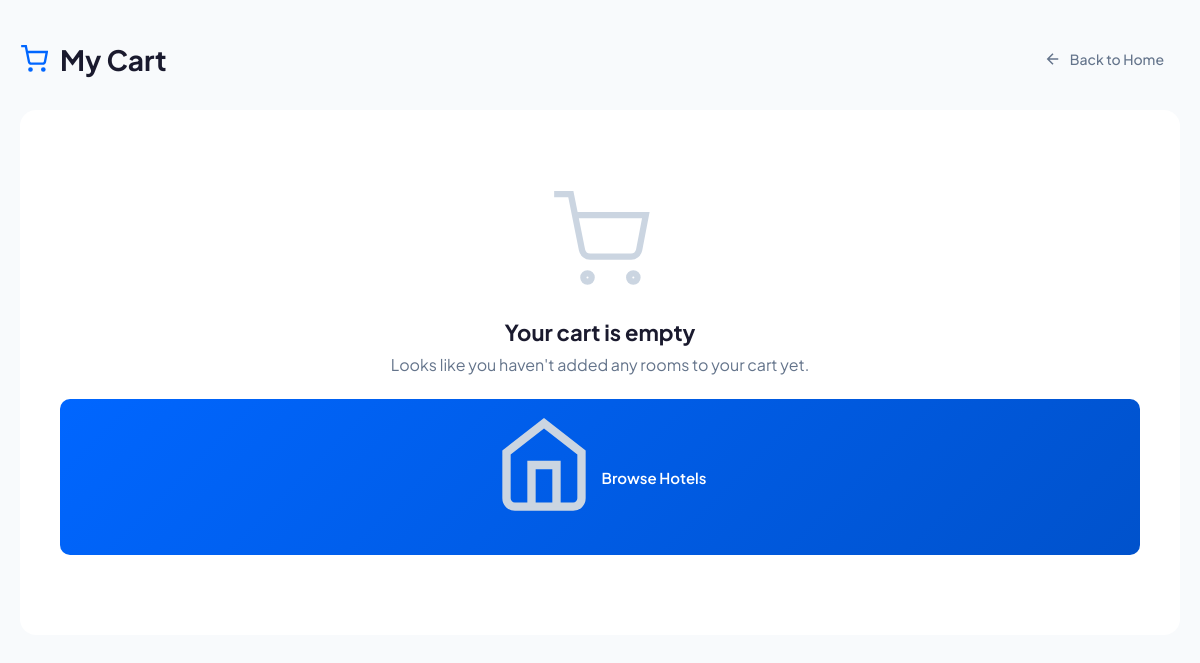
The page /php/cart.php (signed in) on the database as committed earlier.
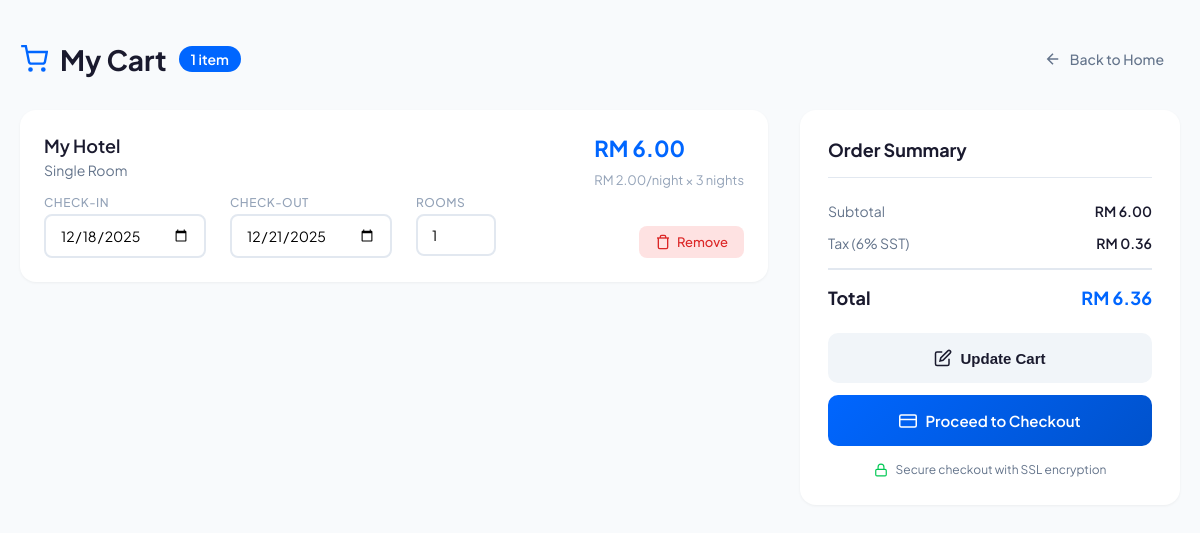
The same page on the database as committed later.
### tables this page shows
CREATE TABLE `booking` (
  `BookingID` int(11) NOT NULL,
  `HotelID` int(11) DEFAULT NULL,
  `RoomType` varchar(50) DEFAULT NULL,
  `TenantID` int(11) DEFAULT NULL,
  `CheckInDate` date DEFAULT NULL,
  `CheckOutDate` date DEFAULT NULL,
  `RoomQuantity` int(11) DEFAULT NULL,
  `BookingDate` timestamp NOT NULL DEFAULT current_timestamp()
);

CREATE TABLE `hotel` (
  `HotelID` int(11) NOT NULL,
  `HotelName` varchar(100) DEFAULT NULL,
  `Description` varchar(255) DEFAULT NULL,
  `Address` varchar(255) DEFAULT NULL,
  `City` varchar(50) DEFAULT NULL,
  `Country` varchar(50) DEFAULT NULL,
  `NumRooms` int(11) DEFAULT NULL,
  `Category` varchar(50) DEFAULT NULL,
  `StarRating` int(11) DEFAULT NULL,
  `ImagePath` varchar(255) DEFAULT NULL
);

CREATE TABLE `room` (
  `RoomID` int(11) NOT NULL,
  `HotelID` int(11) DEFAULT NULL,
  `TenantID` int(11) DEFAULT NULL,
  `RoomType` varchar(50) DEFAULT NULL,
  `RoomPrice` decimal(10,2) DEFAULT NULL,
  `RoomDesc` text DEFAULT NULL,
  `RoomImage` varchar(255) DEFAULT NULL,
  `RoomStatus` varchar(20) DEFAULT NULL,
  `Capacity` int(11) DEFAULT NULL,
  `RoomQuantity` int(11) DEFAULT 1
);

### php/cart.php (the view, shortened to what this page needs)
<?php
include 'db_hotel.php';
$tenant_id = $_SESSION['tenant_id'] ?? null;
$sql = "
    SELECT
        b.BookingID, b.HotelID, b.RoomType, b.CheckInDate, b.CheckOutDate, b.RoomQuantity, b.BookingDate,
        h.HotelName, r.RoomPrice
    FROM booking b
    JOIN hotel h ON b.HotelID = h.HotelID
    JOIN room r ON r.HotelID = b.HotelID AND r.RoomType = b.RoomType
    WHERE b.TenantID = ?
    ORDER BY b.BookingDate DESC
";
$stmt = $conn->prepare($sql);
$stmt->bind_param("i", $tenant_id);
$stmt->execute();
$result = $stmt->get_result();
?>
<!DOCTYPE html>
<html lang="en">
<head>
    <link rel="stylesheet" href="/Hotel_Booking_System/css/home.css">
</head>
<body>
    <div class="container">
        <div class="page-header">
            <h1>
                <svg width="28" height="28" viewBox="0 0 24 24" fill="none" stroke="currentColor" stroke-width="2">
                    <circle cx="9" cy="21" r="1"/>
                    <circle cx="20" cy="21" r="1"/>
                    <path d="M1 1h4l2.68 13.39a2 2 0 0 0 2 1.61h9.72a2 2 0 0 0 2-1.61L23 6H6"/>
                </svg>
                My Cart
                <?php if ($result->num_rows > 0): ?>
                    <span class="cart-count"><?php echo $result->num_rows; ?> item<?php echo $result->num_rows > 1 ? 's' : ''; ?></span>
                <?php endif; ?>
            </h1>
            <a href="/index.php" class="back-link">
                <svg width="18" height="18" viewBox="0 0 24 24" fill="none" stroke="currentColor" stroke-width="2">
                    <path d="M19 12H5M12 19l-7-7 7-7"/>
                </svg>
                Back to Home
            </a>
        </div>
        <?php if ($result->num_rows > 0): ?>
        <form action="update_cart.php" method="post">
            <div class="cart-layout">
                <div class="cart-items">
                    <?php
                        $total = 0;
                        while($row = $result->fetch_assoc()):
                            $checkin = new DateTime($row['CheckInDate'] ?? 'now');
                            $checkout = new DateTime($row['CheckOutDate'] ?? date('Y-m-d', strtotime('+1 day')));
                            $days = max(1, $checkin->diff($checkout)->days);
                            $quantity = $row['RoomQuantity'] ?? 1;
                            $subtotal = $row['RoomPrice'] * $days * $quantity;
                            $total += $subtotal;
                    ?>
                    <div class="cart-item">
                        <div class="item-info">
                            <h3><?php echo htmlspecialchars($row['HotelName']); ?></h3>
                            <div class="room-type"><?php echo htmlspecialchars($row['RoomType']); ?></div>
                            <div class="item-details">
                                <div class="detail-group">
                                    <label>Check-in</label>
                                    <input type="date" name="checkin[<?php echo $row['BookingID']; ?>]"
                                           value="<?php echo $row['CheckInDate'] ?? date('Y-m-d'); ?>" required>
                                </div>
                                <div class="detail-group">
                                    <label>Check-out</label>
                                    <input type="date" name="checkout[<?php echo $row['BookingID']; ?>]"
                                           value="<?php echo $row['CheckOutDate'] ?? date('Y-m-d', strtotime('+1 day')); ?>" required>
                                </div>
                                <div class="detail-group">
                                    <label>Rooms</label>
                                    <input type="number" name="qty[<?php echo $row['BookingID']; ?>]"
                                           value="<?php echo $quantity; ?>" min="1" max="10" required>
                                </div>
                            </div>
                        </div>
                        <div class="item-actions">
                            <div class="item-price">
                                RM <?php echo number_format($subtotal, 2); ?>
                                <br><small>RM <?php echo number_format($row['RoomPrice'], 2); ?>/night × <?php echo $days; ?> night<?php echo $days > 1 ? 's' : ''; ?></small>
                            </div>
                            <a href="remove_from_cart.php?id=<?php echo $row['BookingID']; ?>" class="btn-remove">
                                <svg width="16" height="16" viewBox="0 0 24 24" fill="none" stroke="currentColor" stroke-width="2">
                                    <polyline points="3 6 5 6 21 6"/>
                                    <path d="M19 6v14a2 2 0 0 1-2 2H7a2 2 0 0 1-2-2V6m3 0V4a2 2 0 0 1 2-2h4a2 2 0 0 1 2 2v2"/>
                                </svg>
                                Remove
                            </a>
                        </div>
                    </div>
                    <?php endwhile; ?>
                </div>
                <div class="cart-summary">
                    <h2 class="summary-title">Order Summary</h2>
                    <?php
                        $tax = $total * 0.06;
                        $grandTotal = $total + $tax;
                    ?>
                    <div class="summary-row">
                        <span class="label">Subtotal</span>
                        <span class="value">RM <?php echo number_format($total, 2); ?></span>
                    </div>
                    <div class="summary-row">
                        <span class="label">Tax (6% SST)</span>
                        <span class="value">RM <?php echo number_format($tax, 2); ?></span>
                    </div>
                    <div class="summary-total">
                        <span class="label">Total</span>
                        <span class="value">RM <?php echo number_format($grandTotal, 2); ?></span>
                    </div>
                    <div class="summary-actions">
                        <button type="submit" class="btn btn-secondary">
                            <svg width="18" height="18" viewBox="0 0 24 24" fill="none" stroke="currentColor" stroke-width="2">
                                <path d="M11 4H4a2 2 0 0 0-2 2v14a2 2 0 0 0 2 2h14a2 2 0 0 0 2-2v-7"/>
                                <path d="M18.5 2.5a2.121 2.121 0 0 1 3 3L12 15l-4 1 1-4 9.5-9.5z"/>
                            </svg>
                            Update Cart
                        </button>
                        <a href="../payment.html" class="btn btn-primary">
                            <svg width="18" height="18" viewBox="0 0 24 24" fill="none" stroke="currentColor" stroke-width="2">
                                <rect x="1" y="4" width="22" height="16" rx="2" ry="2"/>
                                <line x1="1" y1="10" x2="23" y2="10"/>
                            </svg>
                            Proceed to Checkout
                        </a>
                    </div>
                    <div class="secure-notice">
                        <svg width="14" height="14" viewBox="0 0 24 24" fill="none" stroke="currentColor" stroke-width="2">
                            <rect x="3" y="11" width="18" height="11" rx="2" ry="2"/>
                            <path d="M7 11V7a5 5 0 0110 0v4"/>
                        </svg>
                        Secure checkout with SSL encryption
                    </div>
                </div>
            </div>
        </form>
        <?php else: ?>
        <div class="empty-cart">
            <svg viewBox="0 0 24 24" fill="none" stroke="currentColor" stroke-width="1.5">
                <circle cx="9" cy="21" r="1"/>
                <circle cx="20" cy="21" r="1"/>
                <path d="M1 1h4l2.68 13.39a2 2 0 0 0 2 1.61h9.72a2 2 0 0 0 2-1.61L23 6H6"/>
            </svg>
            <h2>Your cart is empty</h2>
            <p>Looks like you haven't added any rooms to your cart yet.</p>
            <a href="/index.php" class="btn btn-primary">
                <svg width="18" height="18" viewBox="0 0 24 24" fill="none" stroke="currentColor" stroke-width="2">
                    <path d="M3 9l9-7 9 7v11a2 2 0 0 1-2 2H5a2 2 0 0 1-2-2z"/>
                    <polyline points="9 22 9 12 15 12 15 22"/>
                </svg>
                Browse Hotels
            </a>
        </div>
        <?php endif; ?>
    </div>
</body>
</html>

### css/home.css (style rules this page uses)
body { margin:0; font-family: Arial, sans-serif; background:#f5f5f5; }

### php/cart.php (style rules this page uses)
* { margin: 0; padding: 0; box-sizing: border-box; }
body { font-family: 'Plus Jakarta Sans', -apple-system, BlinkMacSystemFont, sans-serif; background: #F8FAFC; min-height: 100vh; color: #1A1A2E; }
.container { max-width: 1200px; margin: 0 auto; padding: 40px 20px; }
.page-header { display: flex; justify-content: space-between; align-items: center; margin-bottom: 32px; }
.page-header h1 { font-size: 28px; font-weight: 700; display: flex; align-items: center; gap: 12px; }
.page-header h1 svg { color: #0066FF; }
.cart-count { background: #0066FF; color: white; font-size: 14px; padding: 4px 12px; border-radius: 20px; font-weight: 600; }
.back-link { display: inline-flex; align-items: center; gap: 8px; color: #64748B; text-decoration: none; font-size: 14px; font-weight: 500; padding: 10px 16px; border-radius: 8px; transition: all 0.2s; }
.cart-layout { display: grid; grid-template-columns: 1fr 380px; gap: 32px; }
.cart-items { display: flex; flex-direction: column; gap: 16px; }
.cart-item { background: white; border-radius: 16px; padding: 24px; box-shadow: 0 1px 3px rgba(0, 0, 0, 0.05); display: grid; grid-template-columns: 1fr auto; gap: 20px; animation: slideIn 0.3s ease-out; }
.item-info h3 { font-size: 18px; font-weight: 600; margin-bottom: 4px; }
.item-info .room-type { color: #64748B; font-size: 14px; margin-bottom: 16px; }
.item-details { display: flex; gap: 24px; flex-wrap: wrap; }
.detail-group { display: flex; flex-direction: column; gap: 4px; }
.detail-group label { font-size: 12px; color: #94A3B8; font-weight: 500; text-transform: uppercase; letter-spacing: 0.5px; }
.detail-group input { padding: 10px 14px; border: 2px solid #E2E8F0; border-radius: 8px; font-size: 14px; font-family: inherit; transition: border-color 0.2s; }
.detail-group input[type="date"] { min-width: 150px; }
.detail-group input[type="number"] { width: 80px; }
.item-actions { display: flex; flex-direction: column; align-items: flex-end; justify-content: space-between; }
.item-price { font-size: 22px; font-weight: 700; color: #0066FF; }
.item-price small { font-size: 13px; color: #94A3B8; font-weight: 400; }
.btn-remove { display: flex; align-items: center; gap: 6px; padding: 8px 16px; border: none; background: #FEE2E2; color: #DC2626; border-radius: 8px; font-size: 13px; font-weight: 500; cursor: pointer; text-decoration: none; transition: all 0.2s; }
.cart-summary { background: white; border-radius: 16px; padding: 28px; box-shadow: 0 1px 3px rgba(0, 0, 0, 0.05); position: sticky; top: 20px; height: fit-content; }
.summary-title { font-size: 18px; font-weight: 700; margin-bottom: 24px; padding-bottom: 16px; border-bottom: 1px solid #E2E8F0; }
.summary-row { display: flex; justify-content: space-between; margin-bottom: 14px; font-size: 14px; }
.summary-row .label { color: #64748B; }
.summary-row .value { font-weight: 600; }
.summary-total { display: flex; justify-content: space-between; padding-top: 16px; margin-top: 16px; border-top: 2px solid #E2E8F0; font-size: 18px; font-weight: 700; }
.summary-total .value { color: #0066FF; }
.summary-actions { margin-top: 24px; display: flex; flex-direction: column; gap: 12px; }
.btn { padding: 16px 24px; border: none; border-radius: 10px; font-size: 15px; font-weight: 600; cursor: pointer; text-align: center; text-decoration: none; display: flex; align-items: center; justify-content: center; gap: 8px; transition: all 0.2s; }
.btn-primary { background: linear-gradient(135deg, #0066FF 0%, #0052CC 100%); color: white; }
.btn-secondary { background: #F1F5F9; color: #1A1A2E; }
.secure-notice { display: flex; align-items: center; justify-content: center; gap: 8px; font-size: 12px; color: #64748B; margin-top: 16px; }
.secure-notice svg { color: #00C853; }
.empty-cart { text-align: center; padding: 80px 40px; background: white; border-radius: 16px; }
.empty-cart svg { width: 100px; height: 100px; color: #CBD5E1; margin-bottom: 24px; }
.empty-cart h2 { font-size: 22px; margin-bottom: 8px; }
.empty-cart p { color: #64748B; margin-bottom: 24px; }

Rows that differ between the two databases and show on the page:
added booking: HotelID.HotelName "My Hotel", RoomType "Single Room", CheckInDate "12/18/2025", CheckOutDate "12/21/2025", RoomQuantity "1", room.RoomPrice "2.00", shows "s"
Other text that changed with them:
$result->num_rows: (not shown) → "1"
$total: (not shown) → "6.00"
$tax: (not shown) → "0.36"
$grandTotal: (not shown) → "6.36"
text no longer shown: "Your cart is empty Looks like you haven't added any rooms to your cart yet. Browse Hotels"
text now shown: "item Order Summary Subtotal RM Tax (6% SST) RM Total RM Update Cart Proceed to Checkout Secure checkout with SSL encryption"
